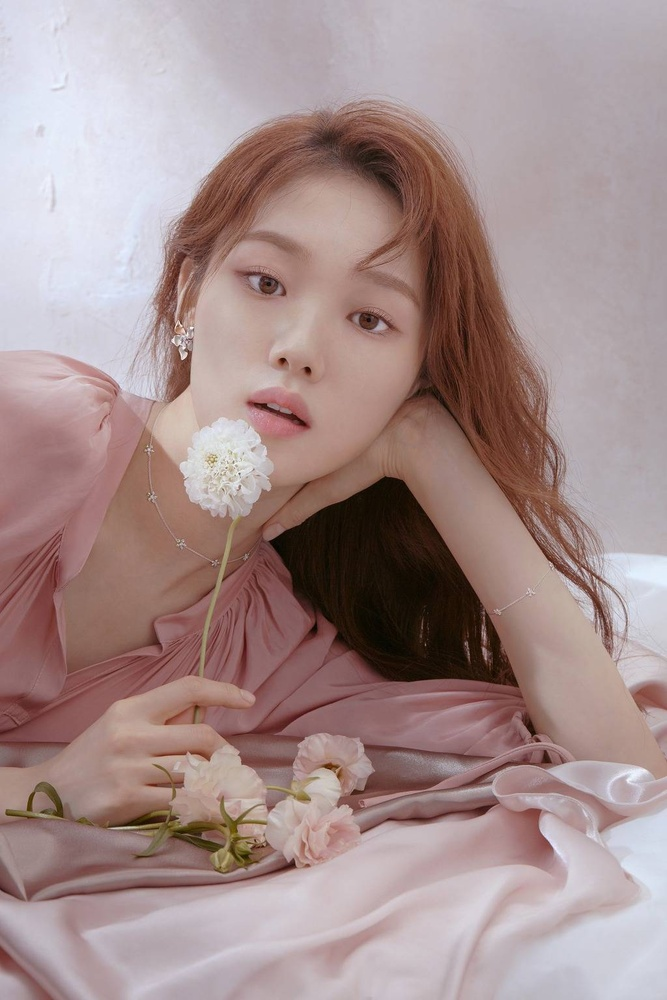
#> input picture Point_Operation/lee-sung-kyung.jpg, 667 x 1000 px, shrunk from 1024 x 1536 before the run, found by its file name
$ python contrast_brightness.py
#> lines starting #> are read from the running program, lines starting #| are printed output that depends on the picture
import cv2
import numpy as np
from matplotlib import pyplot as plt

lsy = cv2.imread("D:\Work\Image_Processing\Blog\py_code\lee-sung-kyung.jpg",0)
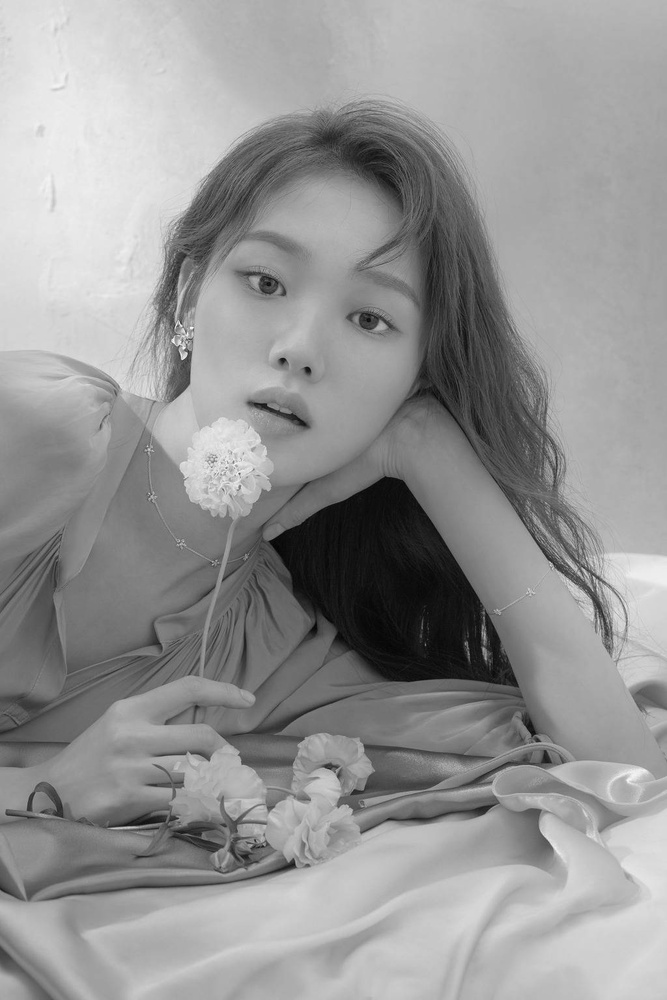
#> lsy: shape (1000, 667); min 2, max 252, mean 148.9

plt.subplot(1,4,1),plt.imshow(lsy,cmap = 'gray')
plt.title('original'), plt.xticks([]), plt.yticks([])

lsy2 = cv2.addWeighted(lsy, 0.5, np.zeros(lsy.shape, lsy.dtype), 0, 30)
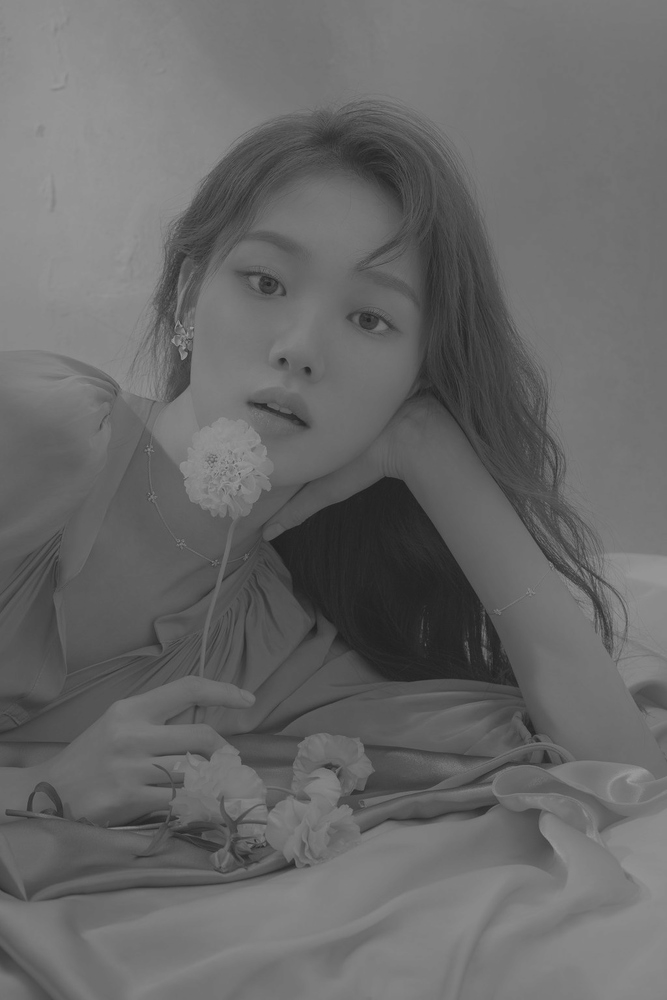
#> lsy2: shape (1000, 667); min 31, max 156, mean 104.5
plt.subplot(1,4,2),plt.imshow(lsy2,cmap = 'gray')
plt.title('I x 0.5 + 30'), plt.xticks([]), plt.yticks([])

lsy3 = cv2.addWeighted(lsy, 1.1, np.zeros(lsy.shape, lsy.dtype), 0, 10)
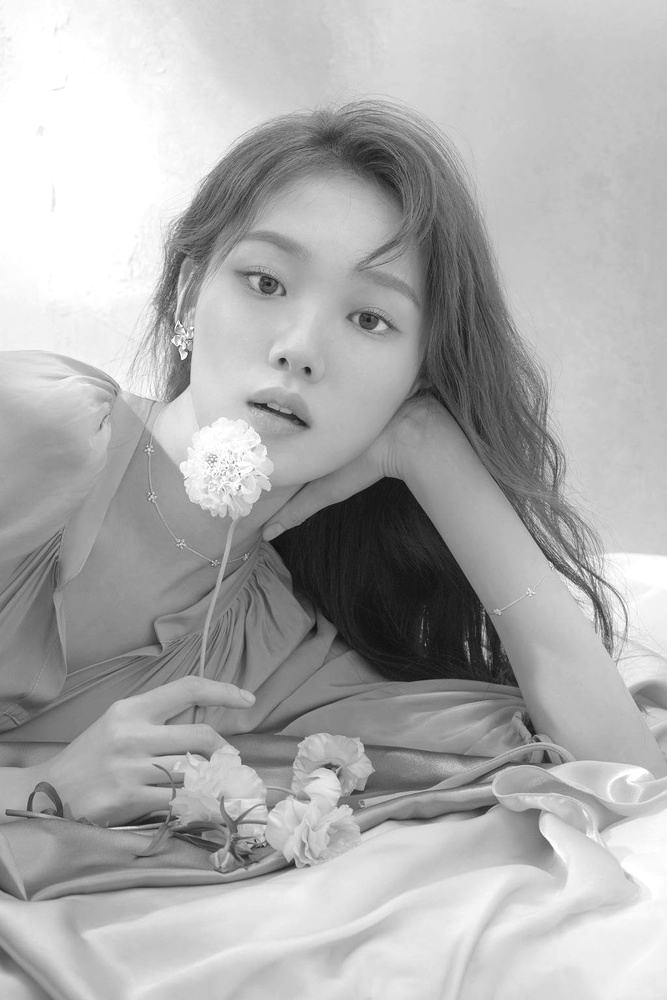
#> lsy3: shape (1000, 667); min 12, max 255, mean 173.5
plt.subplot(1,4,3),plt.imshow(lsy3,cmap = 'gray')
plt.title('I x 1.1 + 10'), plt.xticks([]), plt.yticks([])

lsy4 = cv2.addWeighted(lsy, 1.5, np.zeros(lsy.shape, lsy.dtype), 0, -20)
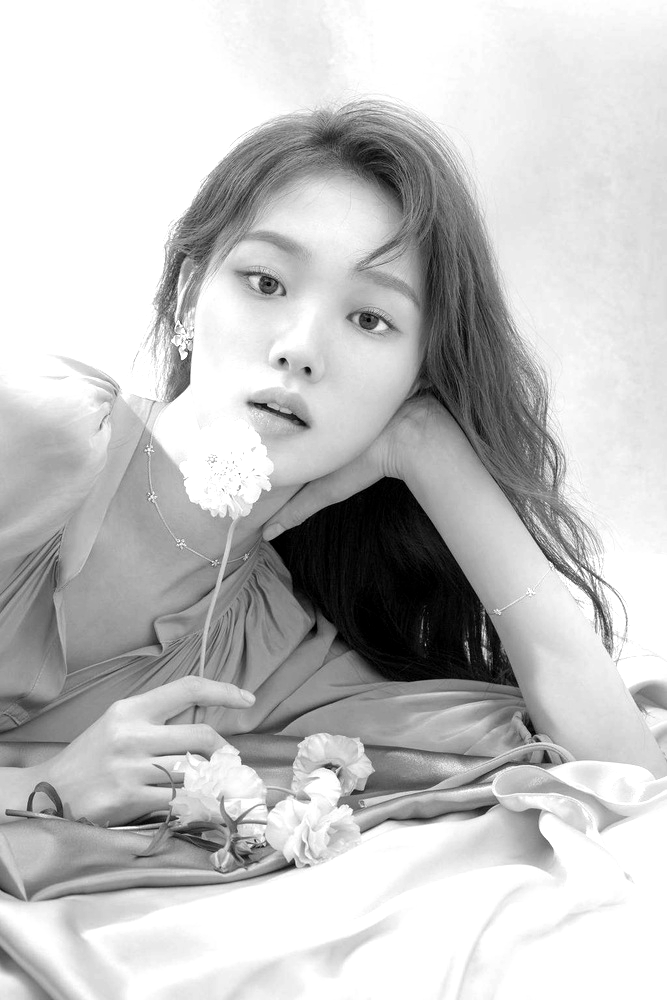
#> lsy4: shape (1000, 667); min 0, max 255, mean 194.8
plt.subplot(1,4,4),plt.imshow(lsy4,cmap = 'gray')
plt.title('I x 1.5 - 20'), plt.xticks([]), plt.yticks([])

plt.show()
